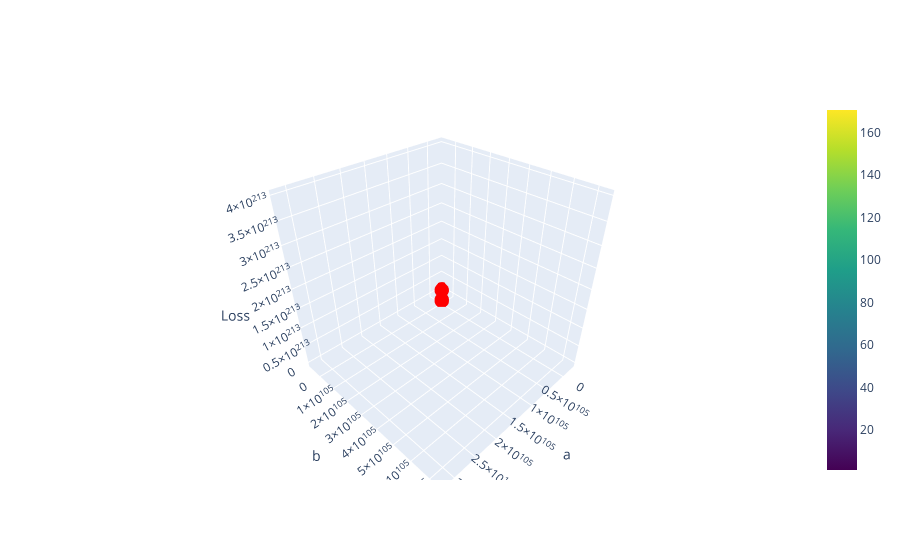

Source (notebook cell):
### Markdown cell above
❓ [optional] What about 3D? Try to plot the same data on a [plot.ly 3D contour plot](https://plotly.com/python/3d-surface-plots/) below

### Code cell
import plotly.graph_objects as go

surface = go.Surface(x=range_a, y=range_b, z=Z, colorscale='Viridis')

scatter = go.Scatter3d(x=history['a_history'], y=history['b_history'], z=history['loss_history'], mode='markers',
                      marker=dict(color='red', size=5), name='gradient descent')

layout = go.Layout(scene=dict(xaxis=dict(title='a'), yaxis=dict(title='b'), zaxis=dict(title='Loss')))

fig = go.Figure(data=[surface, scatter], layout=layout)

fig.show()
